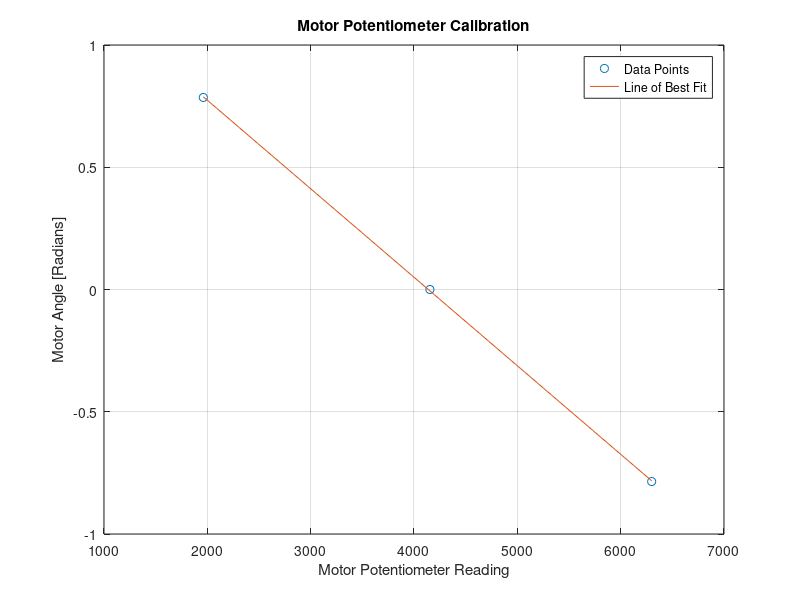
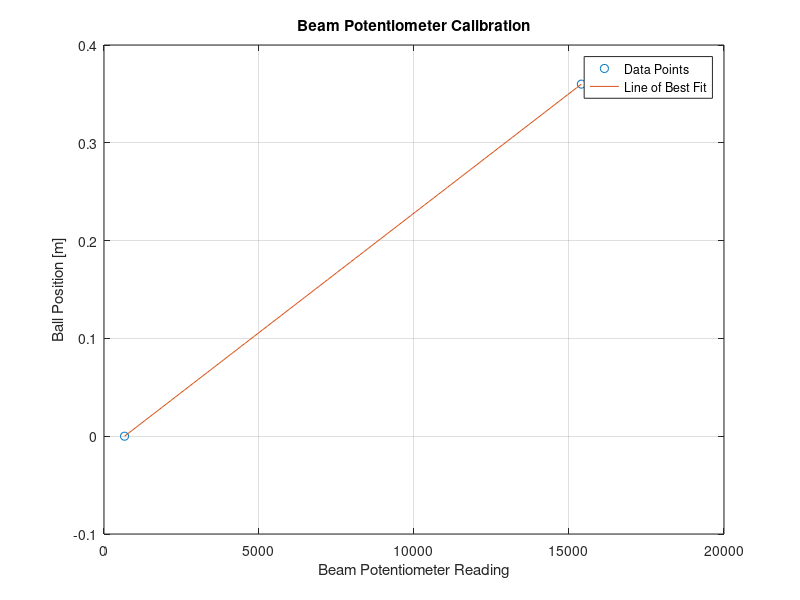

Write the MATLAB code that produced these figures, in order.
%% Motor Potentiometer Reading vs. Motor Angle

% Define calibration data
motor_angle = [0, pi/4, -pi/4];
motor_pot = [4154, 1961, 6300];

% Calculate slope and intercept
motor_coefs = polyfit(motor_pot, motor_angle, 1);

% Generate fitted values
motor_x_fit = linspace(min(motor_pot), max(motor_pot), 100);
motor_y_fit = polyval(motor_coefs, motor_x_fit);

% Plot
figure;
plot(motor_pot, motor_angle, 'o', 'DisplayName', 'Data Points');
hold on;
plot(motor_x_fit, motor_y_fit, '-', 'DisplayName', 'Line of Best Fit');

xlabel('Motor Potentiometer Reading');
ylabel('Motor Angle [Radians]');
title('Motor Potentiometer Calibration');
legend show;
grid on;
hold off;


%% Beam Potentiometer Reading vs. Ball Position

% Define calibration data
ball_position = [0, 0.36];
beam_pot = [662.78, 15398.47];

% Calculate slope and intercept
beam_coefs = polyfit(beam_pot, ball_position, 1);

% Generate fitted values
beam_x_fit = linspace(min(beam_pot), max(beam_pot), 100);
beam_y_fit = polyval(beam_coefs, beam_x_fit);

% Plot
figure;
plot(beam_pot, ball_position, 'o', 'DisplayName', 'Data Points');
hold on;
plot(beam_x_fit, beam_y_fit, '-', 'DisplayName', 'Line of Best Fit');

xlabel('Beam Potentiometer Reading');
ylabel('Ball Position [m]');
title('Beam Potentiometer Calibration');
legend show;
grid on;
hold off;


%% Display Calibration Coefficients

fprintf('Motor Calibration:\n');
fprintf('Slope: %.8f\n', motor_coefs(1));
fprintf('Intercept: %.8f\n\n', motor_coefs(2));

fprintf('Beam Calibration:\n');
fprintf('Slope: %.8f\n', beam_coefs(1));
fprintf('Intercept: %.8f\n', beam_coefs(2));
